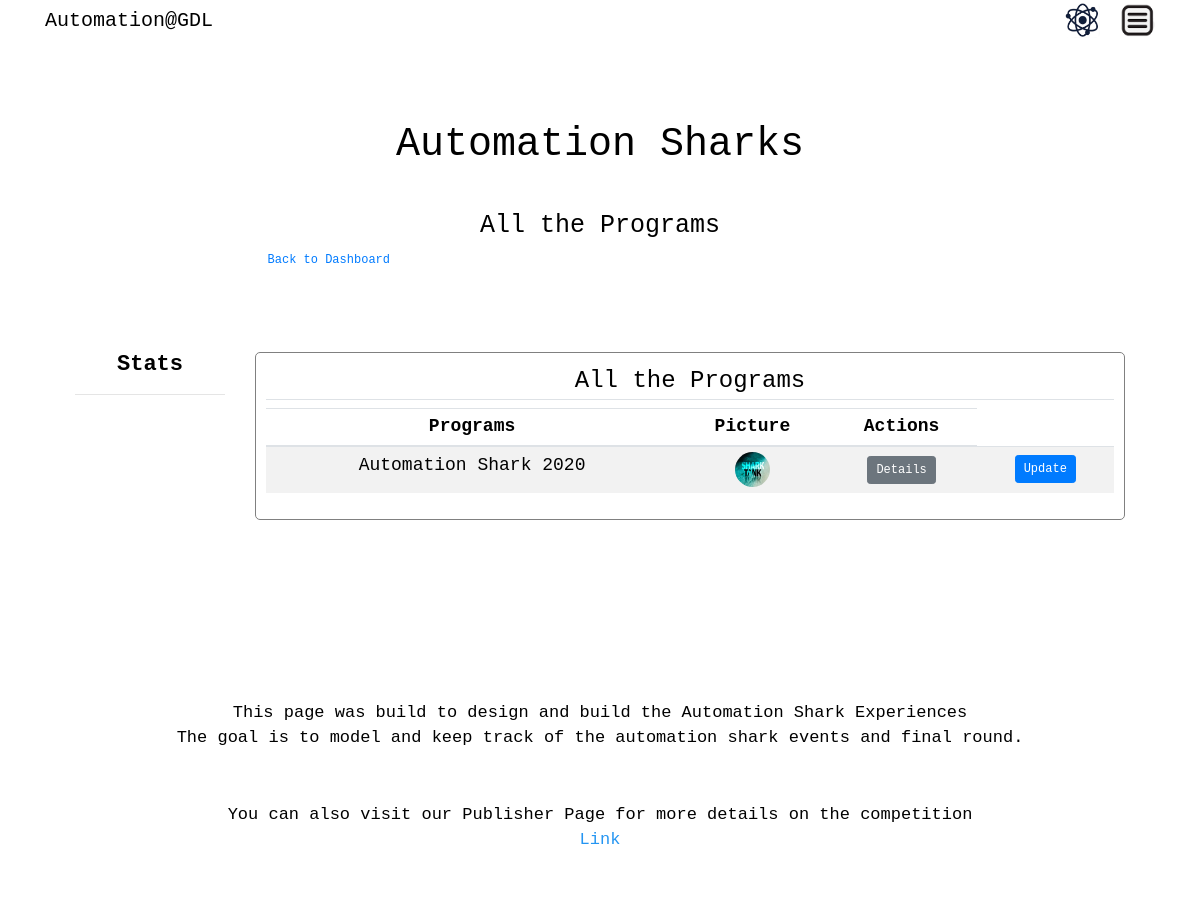
Page /programs_table (signed in) on the committed database.
### auto_shark/models.py (models this page shows, shortened)
class Program(db.Model):
    __table_args__ = {'extend_existing': True}
    id = db.Column(db.Integer, primary_key=True)
    program_name = db.Column(db.String(100), nullable=False)
    description = db.Column(db.String(100), nullable=False)
    image_file = db.Column(db.String(20), nullable=False, default='default.jpg')
    date_posted = db.Column(db.DateTime, nullable=False, default=datetime.utcnow)
    projects = db.relationship('Project', backref='line', lazy=True)

### auto_shark/views/programs/routes_programs.py (the view)
@programs.route("/programs_table")
def programs_table():
        programs = Program.query.all()
        return render_template('program/programs_table.html', programs=programs)

### auto_shark/models.py (called while the page is built)
@login_manager.user_loader
def load_user(user_id):
    return User.query.get(int(user_id))

### auto_shark/templates/program/programs_table.html (shortened to what this page needs)
{% extends 'main/layout.html' %}
{% block additional_css %}
<link rel="stylesheet" type="text/css" href="{{ url_for('static', filename='uxdesigns4.css') }}"/>
{% endblock %}
{% block main_content %}
        <div class="container">
            {% if current_user.is_authenticated %}
            <div class="hero">
            <h1>Automation Sharks</h1>
            <small>
              All the Programs
            </small>
            <div class="stats">
        <div class="stat"><a href="{{ url_for('admins.index') }}"> Back to Dashboard </a></div>
    </div>
            <div class="row">
            <div class="col-md-2">
                <div class="actions">
                    <h2>Stats</h2>
                    <hr>
                </div>
            </div>
            <div class="col-md-10">
                <div class="content-section-admin-user">
                <legend class="border-bottom mb-2">All the Programs</legend>
                    <div class="table-responsive">
                        <table class="table table-sm table-condensed table-striped" id="Cart">
                            <thead>
                            <tr>
                                <th scope="col">Programs</th>
                                <th scope="col">Picture</th>
                                <th scope="col">Actions</th>
                            </tr>
                            </thead>
                            <tbody>
                            {% for p in programs %}
                                <td scope="col"> {{ p.program_name }}</td>
                                <td scope="col"><img class="category_table" src="{{ url_for('static', filename='photos/' + p.image_file) }}"></td>
                                <td scope="col"> <a class="btn btn-secondary btn-sm m-1" href="{{ url_for('programs.program', id=p.id) }}">Details</a> </td>
                                <td scope="col"> <a class="btn btn-primary btn-sm m-1" href="{{ url_for('programs.update_program', id=p.id) }}">Update</a> </td>
                            {% endfor %}
                            </tbody>
                        </table>
                    </div>
                </div>
            </div>
        </div>
         </div>
        </div>
            {% endif %}
{% endblock main_content %}

### auto_shark/static/uxdesigns4.css (style rules this page uses)
.hero { background-color: white; color: black; font-size: 18px; font-family: Consolas, "andale mono", "lucida console", monospace; padding: 50px 0px; text-align: center; }
.hero h1 { padding: 30px; }
.hero small { font-size: 25px; }
.hero a { font-size: 12px; }
.category_table { height: 35px; width: 35px; border-radius: 25px; }
.row { margin-top: 50px; padding: 30px; }
h2 { font-family: Consolas, "andale mono", "lucida console", monospace; font-size: 22px; font-weight: bold; }
.content-section-admin-user { margin-top: 0px; margin-left: 0px; margin-right: auto; max-width: 1100px; background-color: white; border: 1px solid gray; border-radius: 5px; padding: 10px; }
.stats { padding: 0px; text-align: center; }
.stats .stat { display: inline-block; min-width: 170px; }

### rows in the picture
Program: program_name "Automation Shark 2020", image_file (picture)
